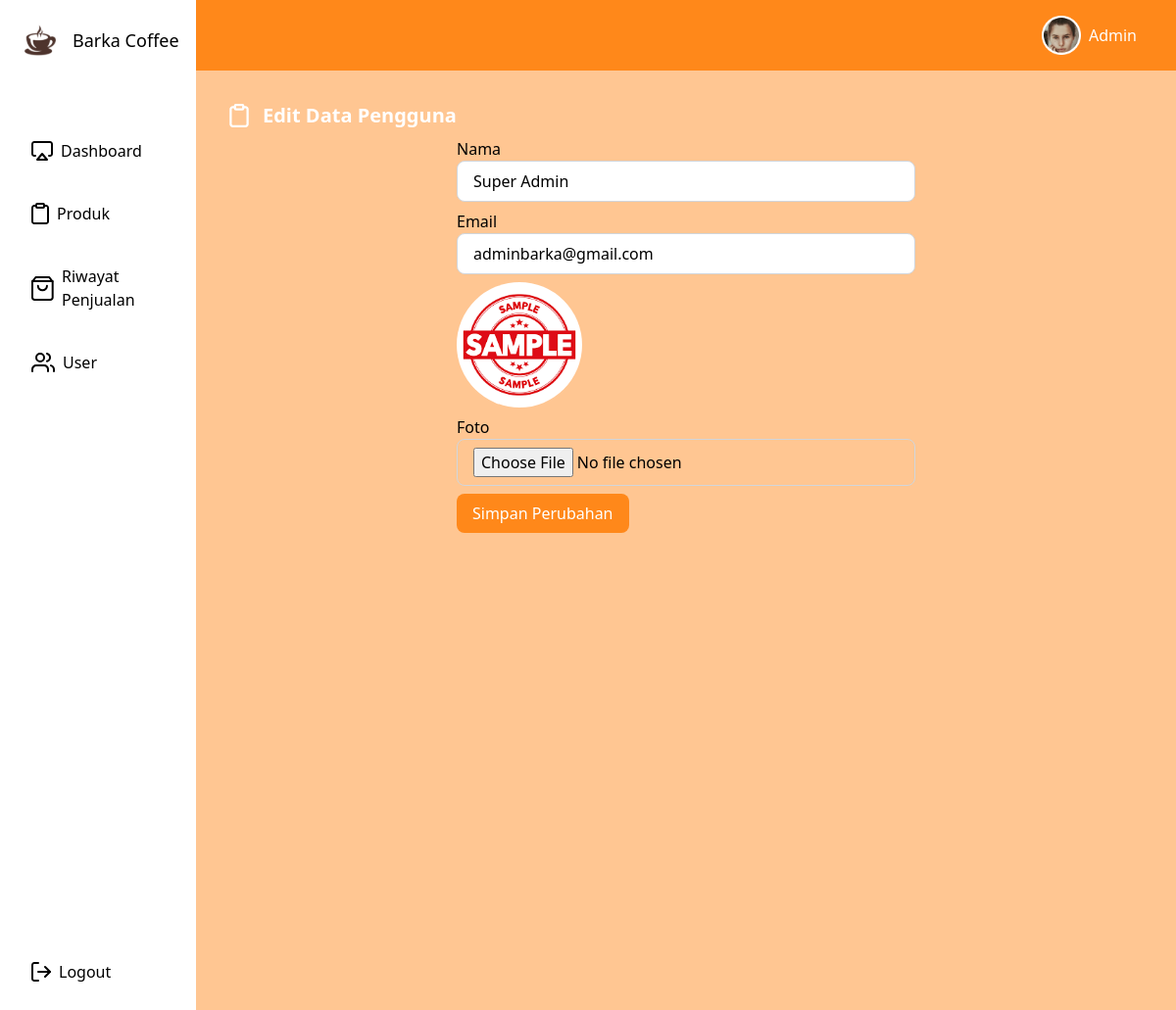
Page /user/edit/29 on the committed database.
### tables this page shows
CREATE TABLE `pengguna` (
  `id_pengguna` int(11) NOT NULL,
  `nama` varchar(30) NOT NULL,
  `email` varchar(30) NOT NULL,
  `no_wa` text NOT NULL,
  `password` varchar(150) NOT NULL,
  `foto` varchar(150) NOT NULL,
  `role` enum('admin','user') NOT NULL
);

### application/controllers/Main.php (called while the page is built, shortened)
<?php
class Main extends CI_Controller {
    public function __construct()
	{
		$this->load->model('Main_Model','MainModel');
	}
    public function updateUser($id_pengguna)
	{
		$detailPengguna		= $this->MainModel->getUser($id_pengguna)->result();
		$data['detail_pengguna'] 		= $detailPengguna[0];
		$this->load->view('admin/user-edit/index', $data);
	}
}

### index.php (called while the page is built, shortened)
<?php
require_once BASEPATH.'core/CodeIgniter.php';

### application/models/Main_Model.php (called while the page is built, shortened)
<?php
 class Main_Model extends CI_Model
 {
	public function getUser($id_pengguna)
 	{
 		return $this->db->query("SELECT * FROM pengguna WHERE id_pengguna='$id_pengguna'");
 	}
 }
?>

### application/views/admin/user-edit/index.php (the view, shortened to what this page needs)
<div class="flex">
	<div class="flex-1 bg-secondary">
		<section class="container mx-auto p-8 h-screen">
			<h1 class="text-black flex items-center flex space-x-3 text-xl font-bold">
				<img src="<?= base_url(); ?>/assets/images/produk-white-icon.svg" alt="Account Icon" class="w-6 h-6">
				<span class="text-white">
					Edit Data Pengguna
				</span>
			</h1>
			<div class="flex justify-center">
				<div class="w-1/2">
					<?php echo form_open_multipart('Main/updatePenggunaProcess'); ?>
					<div class="my-2">
						<label for="nama" class="block">Nama</label>
						<input type="text" id="nama" name="nama" required
							class="border border-gray-300 rounded-lg px-4 py-2 w-full"
							value="<?= $detail_pengguna->nama ?>">
					</div>
					<div class="my-2">
						<label for="email" class="block">Email</label>
						<input type="email" id="email" name="email" required
							class="border border-gray-300 rounded-lg px-4 py-2 w-full"
							value="<?= $detail_pengguna->email ?>">
					</div>
					<div class="my-2">
						<img src="<?= base_url() ?>/assets/images/user/<?= $detail_pengguna->foto ?>" alt=""
							class="rounded-full w-32 h-32 object-cover">
					</div>
					<div class="my-2">
						<label for="foto" class="block">Foto</label>
						<input type="file" id="foto" name="foto"
							class="border border-gray-300 rounded-lg px-4 py-2 w-full">
					</div>
					<button type="submit" class="bg-primary text-white py-2 px-4 rounded-lg">Simpan Perubahan</button>
					</form>
				</div>
			</div>
		</section>
	</div>
</div>

### rows in the picture
pengguna: nama "Super Admin", email "adminbarka@gmail.com", foto (picture)
